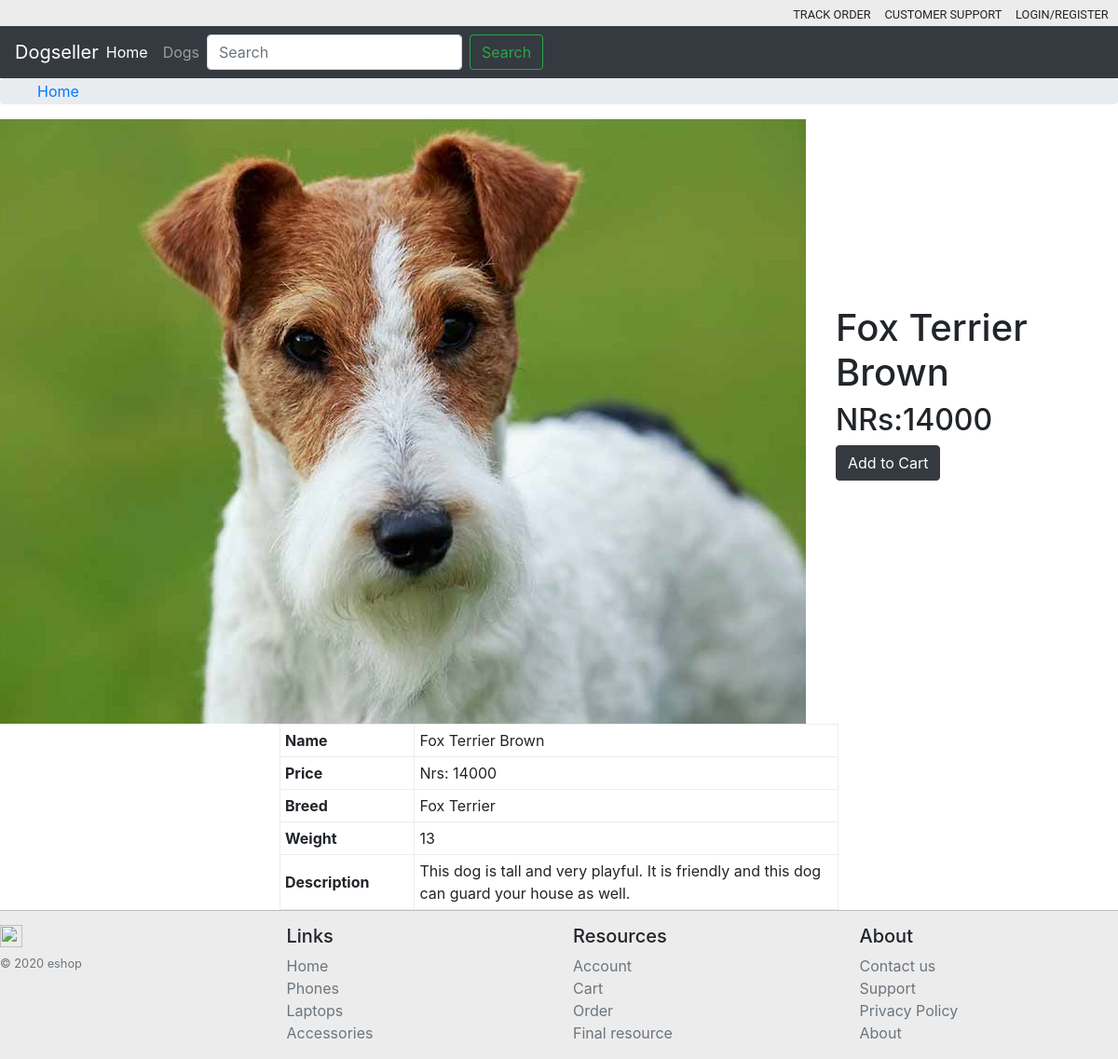
The app's page /view/4 with its own data.
### viewDogs/models.py (models this page shows, shortened)
class Dogs(models.Model):
    name = models.CharField(max_length= 255)
    price = models.IntegerField()
    stockNo = models.IntegerField()
    image = models.ImageField(upload_to='media/images/')
    breed = models.CharField(max_length=255)
    weight = models.IntegerField()
    description = models.CharField(max_length= 255)

### viewDogs/views.py (the view)
# urls.py: path('view/<int:ID>',viewProductDetails)
def viewProductDetails(request,ID):
    product = Dogs.objects.get(id=ID)
    context_varible = {'product':product}
    return render(request,'viewDogs/view.html',context_varible)

### viewDogs/Templates/viewDogs/view.html (shortened to what this page needs)
{% extends 'viewDogs/base.html' %}
{% block main-page %}
<div class="mainsection">
    <div class="mainsection-top">
        <div class="mainsection-top-image">
            <img src="{{product.image.url}}" alt="...">
        </div>
        <div class="mainsection-top-price">
            <h1>{{product.name}}</h1>
            <h2>NRs:{{product.price}}</h2>
            <a href="#" class="btn btn-dark">Add to Cart</a>
        </div>
    </div>
    <div class="mainsection-bottom">
        <table>
            <tr>
                <td>Name</td>
                <td>{{product.name}}</td>
            </tr>
            <tr>
                <td>Price</td>
                <td>Nrs: {{product.price}}</td>
            </tr>
            <tr>
                <td>Breed</td>
                <td>{{product.breed}}</td>
            </tr>
            <tr>
                <td>Weight</td>
                <td>{{product.weight}}</td>
            </tr>
            <tr>
                <td>Description</td>
                <td>{{product.description}}</td>
            </tr>
        </table>
    </div>
</div>
{% endblock %}

### viewDogs/Templates/viewDogs/view.html (style rules this page uses)
table { width: 50%; }
table, th, td { border: 1px solid rgb(238, 236, 236); }
th, td { padding: 5px; }
td:first-child { font-weight: bold; padding-right: 3em; }
.mainsection-top-price { margin-left: 2em; padding-top: 200px; }
.mainsection-top { display: flex; flex-direction: row; justify-content: center; }
.mainsection-bottom { display: flex; justify-content: center; }

### records on screen
Dogs: image (picture), name "Fox Terrier Brown", price "14000", breed "Fox Terrier", weight "13", description "This dog is tall and very playful. It is friendly and this dog can guard your house as well."
